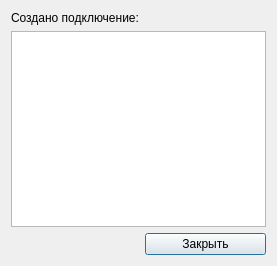
<?xml version="1.0" encoding="UTF-8"?>
<ui version="4.0">
 <class>Dialog</class>
 <widget class="QDialog" name="Dialog">
  <property name="geometry">
   <rect>
    <x>0</x>
    <y>0</y>
    <width>277</width>
    <height>266</height>
   </rect>
  </property>
  <property name="windowTitle">
   <string>Dialog</string>
  </property>
  <layout class="QGridLayout" name="gridLayout">
   <item row="0" column="0">
    <widget class="QLabel" name="label">
     <property name="text">
      <string>Создано подключение:</string>
     </property>
    </widget>
   </item>
   <item row="1" column="0" colspan="2">
    <widget class="QTextEdit" name="textEdit"/>
   </item>
   <item row="2" column="1">
    <widget class="QPushButton" name="pushButton">
     <property name="text">
      <string>Закрыть</string>
     </property>
    </widget>
   </item>
  </layout>
  <action name="act_exit">
   <property name="text">
    <string>exit</string>
   </property>
   <property name="toolTip">
    <string>Закрыть</string>
   </property>
   <property name="menuRole">
    <enum>QAction::MenuRole::NoRole</enum>
   </property>
  </action>
 </widget>
 <resources/>
 <connections>
  <connection>
   <sender>pushButton</sender>
   <signal>clicked()</signal>
   <receiver>Dialog</receiver>
   <slot>close()</slot>
   <hints>
    <hint type="sourcelabel">
     <x>221</x>
     <y>243</y>
    </hint>
    <hint type="destinationlabel">
     <x>138</x>
     <y>132</y>
    </hint>
   </hints>
  </connection>
 </connections>
</ui>
